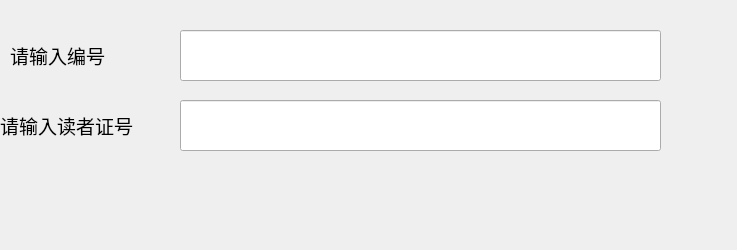
<?xml version="1.0" encoding="UTF-8"?>
<ui version="4.0">
 <class>borrow</class>
 <widget class="QWidget" name="borrow">
  <property name="geometry">
   <rect>
    <x>0</x>
    <y>0</y>
    <width>737</width>
    <height>250</height>
   </rect>
  </property>
  <property name="minimumSize">
   <size>
    <width>737</width>
    <height>250</height>
   </size>
  </property>
  <property name="maximumSize">
   <size>
    <width>737</width>
    <height>250</height>
   </size>
  </property>
  <property name="windowTitle">
   <string>借书</string>
  </property>
  <widget class="QLineEdit" name="lineEdit">
   <property name="geometry">
    <rect>
     <x>180</x>
     <y>30</y>
     <width>481</width>
     <height>51</height>
    </rect>
   </property>
  </widget>
  <widget class="QLabel" name="label">
   <property name="geometry">
    <rect>
     <x>10</x>
     <y>30</y>
     <width>171</width>
     <height>51</height>
    </rect>
   </property>
   <property name="text">
    <string>&lt;html&gt;&lt;head/&gt;&lt;body&gt;&lt;p&gt;&lt;span style=&quot; font-size:14pt;&quot;&gt;请输入编号&lt;/span&gt;&lt;/p&gt;&lt;/body&gt;&lt;/html&gt;</string>
   </property>
  </widget>
  <widget class="QLineEdit" name="lineEdit_2">
   <property name="geometry">
    <rect>
     <x>180</x>
     <y>100</y>
     <width>481</width>
     <height>51</height>
    </rect>
   </property>
  </widget>
  <widget class="QLabel" name="label_2">
   <property name="geometry">
    <rect>
     <x>0</x>
     <y>100</y>
     <width>171</width>
     <height>51</height>
    </rect>
   </property>
   <property name="text">
    <string>&lt;html&gt;&lt;head/&gt;&lt;body&gt;&lt;p&gt;&lt;span style=&quot; font-size:14pt;&quot;&gt;请输入读者证号&lt;/span&gt;&lt;/p&gt;&lt;/body&gt;&lt;/html&gt;</string>
   </property>
  </widget>
 </widget>
 <resources/>
 <connections/>
</ui>
